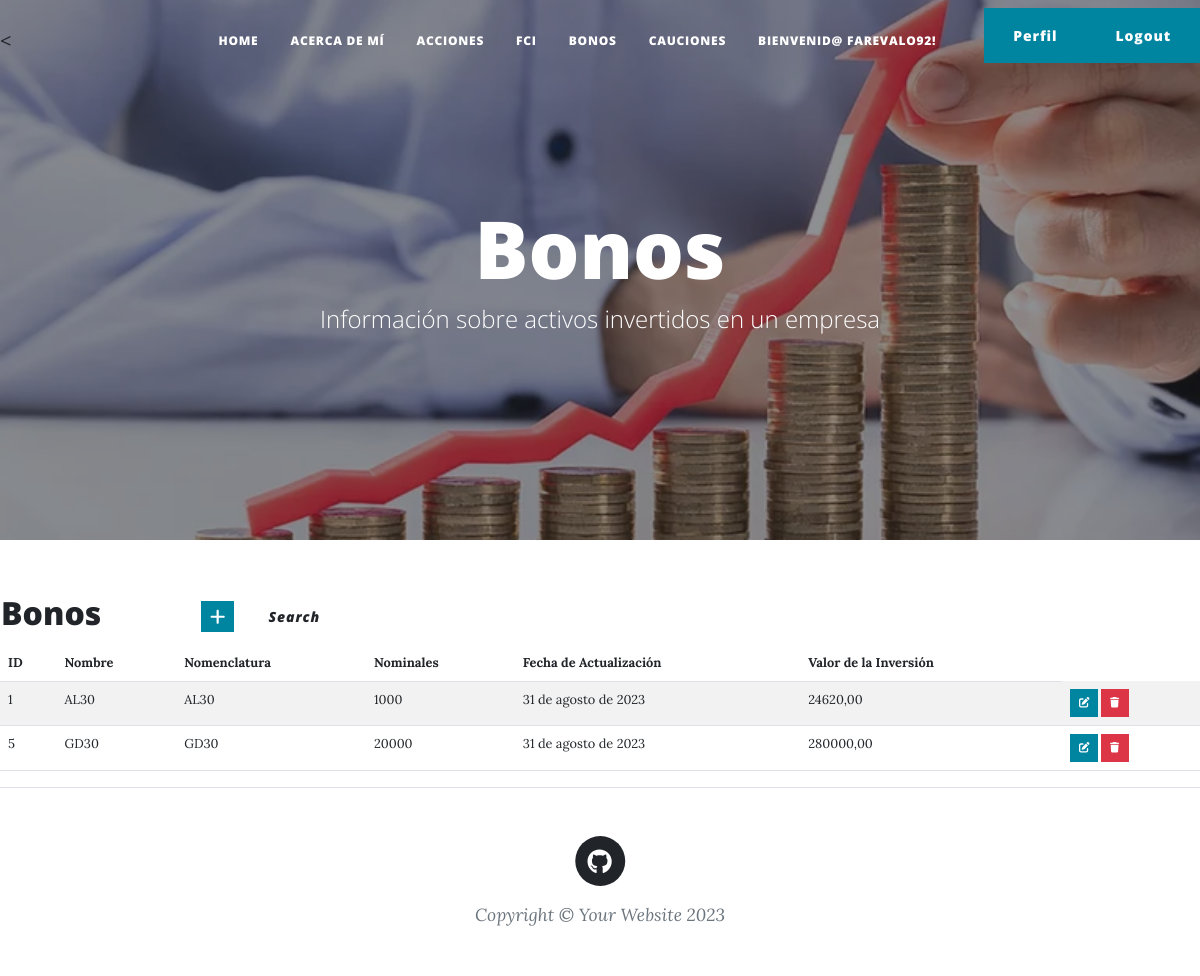
Page /bonos/ (signed in) on the committed database.
### aplicacion/models.py (models this page shows, shortened)
class Bono(models.Model):
    nombre=models.CharField(max_length=50)
    nomenclatura=models.CharField(max_length=50)
    nominales=models.IntegerField()
    ultimo_valor=models.DecimalField(decimal_places=2, max_digits=50)
    fecha_actualizacion=models.DateField()
    def valor_total(self):
        return self.nominales*self.ultimo_valor
    class Meta:
        verbose_name="Bono"
        verbose_name_plural="Bonos"
        ordering=['nombre']

### aplicacion/views.py (the view)
# urls.py: path('bonos/', BonoList.as_view(), name="bonos" ),
class BonoList(ListView):
    model = Bono
    context_object_name = 'bono_list'

### aplicacion/templates/aplicacion/bono_list.html
{% extends 'aplicacion/base.html' %}
{% load static %}
{% block titulo %}
    Bonos
{% endblock titulo %}
{% block contenido %}
<table>
    <tr>
        <td width="200"><h2>Bonos</h2></td>
        <td>
            <a
            href="{% url 'create_bonos' %}"
            class="btn btn-primary btn-sm"
            ><i class="fa fa-plus fa-lg" title="New Record"> </i>
            </a>
            <a
            href="{% url 'buscar_bonos' %}"
            class="btn btn-secundary"
            ><i class="bi bi-search" title="Search Record">Search </i>
            </a>
        </td>
    </tr>
</table>
<table class=" table table-striped"; border-collapse: collapse; width: 100%;>
    <thead>
        <tr>
            <th>ID</th>
            <th>Nombre</th>
            <th>Nomenclatura</th>
            <th>Nominales</th>
            <th>Fecha de Actualización</th>
            <th>Valor de la Inversión</th>
        </tr>
    </thead>
    <tbody>
    {% for bono in bono_list %}
    <tr>
        <td>{{ bono.id }}</td>
        <td>{{ bono.nombre }}</td>
        <td>{{ bono.nomenclatura }}</td>
        <td>{{ bono.nominales }}</td>
        <td>{{ bono.fecha_actualizacion }}</td>
        <td>{{ bono.valor_total }}</td>
            <td>
            <a
              href="{% url 'update_bonos' bono.id %}"
              class="btn btn-primary"
              style="--bs-btn-padding-y: .25rem; --bs-btn-padding-x: .5rem; --bs-btn-font-size: .75rem;"
              ><i class="fa fa-edit fa-sm" title="Edit Record"></i>
            </a>
            <a
              href="{% url 'delete_bonos' bono.id %}"
              class="btn btn-danger"
              style="--bs-btn-padding-y: .25rem; --bs-btn-padding-x: .5rem; --bs-btn-font-size: .75rem;"
              ><i class="fa fa-trash fa-sm" title="Delete Record"></i>
            </a>
        </td>
    </tr>
    {% endfor %}
    </tbody>
</table>
{% endblock contenido %}

### aplicacion/templates/aplicacion/base.html (shortened to what this page needs)
<!DOCTYPE html>
<html lang="en">
    {%load static%}
    <head>
        <link href="{% static 'aplicacion/css/styles.css' %}" rel="stylesheet" />
    </head>
    <body>
        <nav class="navbar navbar-expand-lg navbar-light" id="mainNav">
                    <<ul class="navbar-nav ms-auto py-4 py-lg-0">
                        <li class="nav-item" role="presentation" style="color:white"><a class="nav-link px-lg-3 py-3 py-lg-4" href="{% url 'home' %}">Home</a></li>
                        {% if user.is_authenticated %}
                            <li class="nav-item"><a class="nav-link px-lg-3 py-3 py-lg-4" href="{% url 'aboutMe' %}">Acerca de Mí</a></li>
                            <li class="nav-item"><a class="nav-link px-lg-3 py-3 py-lg-4" href="{% url 'acciones' %}">Acciones</a></li>
                            <li class="nav-item"><a class="nav-link px-lg-3 py-3 py-lg-4" href="{% url 'fci' %}">FCI</a></li>
                            <li class="nav-item"><a class="nav-link px-lg-3 py-3 py-lg-4" href="{% url 'bonos' %}">Bonos</a></li>
                            <li class="nav-item"><a class="nav-link px-lg-3 py-3 py-lg-4" href="{% url 'cauciones' %}">Cauciones</a></li>
                            <li class="nav-item"><a class="nav-link px-lg-3 py-3 py-lg-4" style="color:white">Bienvenid@ {{user.username}}!</a></li>
                            <li class="nav-item"><a class="nav-link px-lg-3 py-3 py-lg-3" style="color:white">
                                </a>
                            </li>
                            <li class="nav-item"><a class="btn btn-primary" href="{% url 'editar_perfil' %}">Perfil</a></li>
                            <li class="nav-item"><a class="btn btn-primary" href="{% url 'logout' %}">Logout</a></li>
                        {% else %}
                            <li class="nav-item"><a class="btn btn-success" href="{% url 'registro' %}">Registro</a></li>
                            <li class="nav-item"><a class="btn btn-primary" href="{% url 'login' %}">Login</a></li>
                        {% endif %}
                    </ul>
        </nav>
        <header class="masthead" style="background-image: url('/static/aplicacion/assets/img/home-bg.jpg')">
            <div class="container position-relative px-4 px-lg-5">
                <div class="row gx-4 gx-lg-5 justify-content-center">
                    <div class="col-md-10 col-lg-8 col-xl-7">
                        <div class="page-heading">
                            <h1>
                            {% block titulo %}{% endblock titulo %}
                            </h1>
                            <h3><span class="subheading">Información sobre activos invertidos en un empresa</span></h3>
                        </div>
                    </div>
                </div>
            </div>
        </header>
        <section class="content">
            {% block contenido %}
            {% endblock contenido %}
        </section>
        <footer class="border-top">
            <div class="container px-4 px-lg-5">
                <div class="row gx-4 gx-lg-5 justify-content-center">
                    <div class="col-md-10 col-lg-8 col-xl-7">
                        <ul class="list-inline text-center">
                            <li class="list-inline-item">
                                <a href="https://github.com/farevalo92">
                                    <span class="fa-stack fa-lg">
                                        <i class="fas fa-circle fa-stack-2x"></i>
                                        <i class="fab fa-github fa-stack-1x fa-inverse"></i>
                                    </span>
                                </a>
                            </li>
                        </ul>
                        <div class="small text-center text-muted fst-italic">Copyright &copy; Your Website 2023</div>
                    </div>
                </div>
            </div>
        </footer>
    </body>
</html>

### rows in the picture
Bono: id "1", nombre "AL30", nomenclatura "AL30", nominales "1000", fecha_actualizacion "31 de agosto de 2023", valor_total "24620,00"
Bono: id "5", nombre "GD30", nomenclatura "GD30", nominales "20000", fecha_actualizacion "31 de agosto de 2023", valor_total "280000,00"

### other values in the picture
{{ user.username }} "FAREVALO92"
